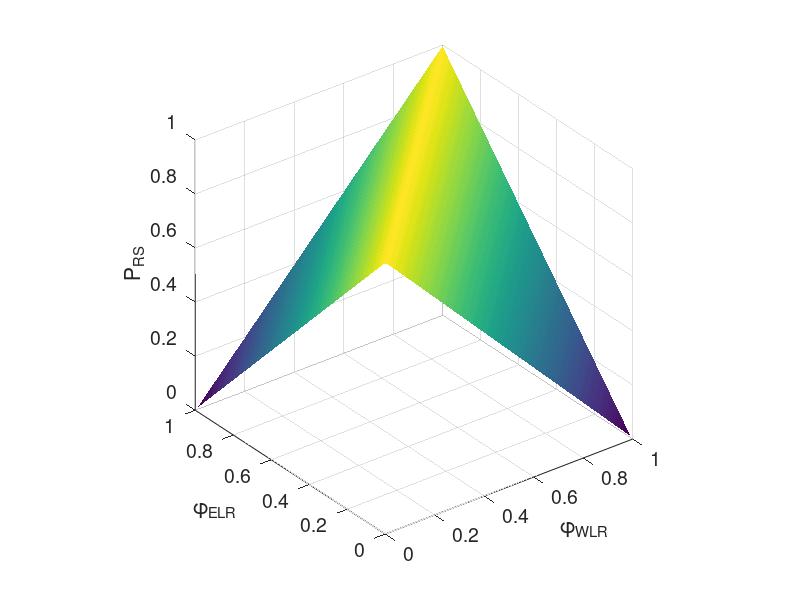

This chart was generated by the following MATLAB code:
clear;clc

pWLR=linspace(0,1,101);     pWLR=(pWLR(1:end-1)+pWLR(2:end))/2;
pELR=linspace(0,1,101);     pELR=(pELR(1:end-1)+pELR(2:end))/2;

for i=1:length(pWLR)
    pRs(1:100,i)=1-abs(pWLR(i)-pELR);
end

clf
surf(pWLR,pELR,pRs,'EdgeColor','none')

set(gca,'XTick',0:0.2:1,'YTick',0:0.2:1,'ZTick',0:0.2:1,'FontSize',14)
pbaspect([1 1 1])
xlabel('\phi_W_L_R'); ylabel('\phi_E_L_R'); zlabel('P_R_S')

% addpath F:\Projects\Colorpmaps\ColorBrewer_v2\cbrewer2\
% cMap=(cbrewer2('RdBu'));
% colormap(cMap(25:end-25,:))
% clim([0 1]); 
% cb=colorbar;
% cb.Ticks=[0 0.5 1]; 
cb.Label.String='P_R_S';
% cb.TickLabels={'Persistent ELR','Similar Persistent of ELR & WLR','Persistent WLR'};
